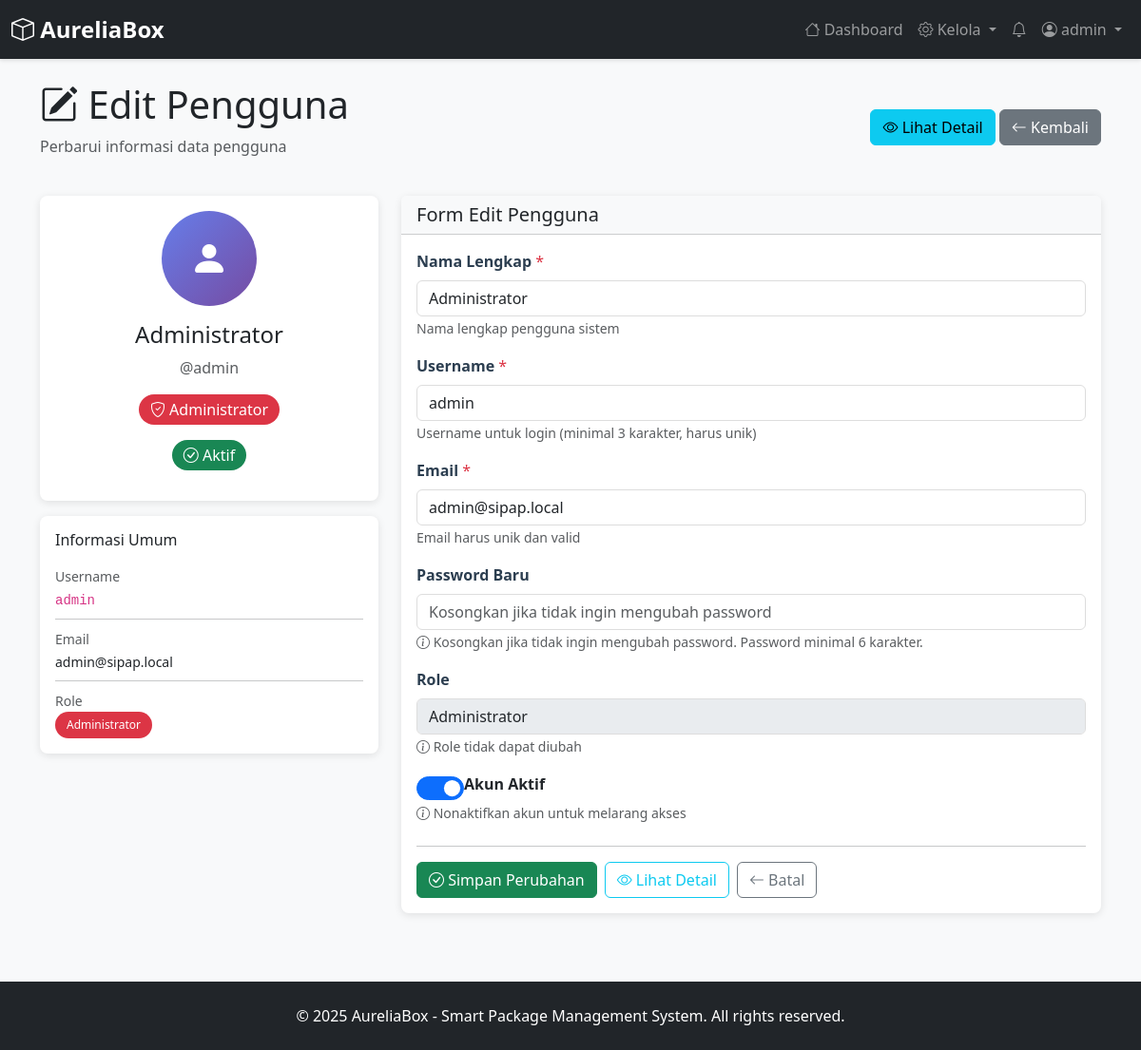
The app's page /admin/users_edit.php?id=1 (signed in) with its own data.
### tables this page shows
CREATE TABLE users (
    id INT PRIMARY KEY AUTO_INCREMENT,
    username VARCHAR(50) UNIQUE NOT NULL,
    email VARCHAR(100) UNIQUE NOT NULL,
    password VARCHAR(255) NOT NULL,
    role ENUM('admin', 'receptionist', 'resident') NOT NULL,
    nama_lengkap VARCHAR(100) NOT NULL,
    is_active TINYINT(1) DEFAULT 1,
    created_at TIMESTAMP DEFAULT CURRENT_TIMESTAMP,
    updated_at TIMESTAMP DEFAULT CURRENT_TIMESTAMP ON UPDATE CURRENT_TIMESTAMP,
    INDEX idx_username (username),
    INDEX idx_role (role)
);

### admin/users_edit.php (the view, shortened to what this page needs)
<?php
require_once __DIR__ . '/../config/database.php';
$id = isset($_GET['id']) ? intval($_GET['id']) : 0;
$query = "SELECT * FROM users WHERE id = ?";
$stmt = $conn->prepare($query);
$stmt->bind_param('i', $id);
$stmt->execute();
$result = $stmt->get_result();
$user = $result->fetch_assoc();
?>
<?php require_once __DIR__ . '/../includes/header.php'; ?>
<?php require_once __DIR__ . '/../includes/navbar.php'; ?>
<div class="container-fluid container-main py-4">
    <div class="container-lg">
        <div class="d-flex justify-content-between align-items-center mb-4">
            <div>
                <h1><i class="bi bi-pencil-square"></i> Edit Pengguna</h1>
                <p class="text-muted">Perbarui informasi data pengguna</p>
            </div>
            <div>
                <a href="users_read.php?id=<?php echo $user['id']; ?>" class="btn btn-info">
                    <i class="bi bi-eye"></i> Lihat Detail
                </a>
                <a href="users.php" class="btn btn-secondary">
                    <i class="bi bi-arrow-left"></i> Kembali
                </a>
            </div>
        </div>
        <div class="row">
            <div class="col-md-4 mb-4">
                <div class="card">
                    <div class="card-body text-center">
                        <div class="mb-3">
                            <div class="avatar-circle mx-auto mb-3" style="width: 100px; height: 100px; background: linear-gradient(135deg, #667eea 0%, #764ba2 100%); border-radius: 50%; display: flex; align-items: center; justify-content: center; color: white; font-size: 40px;">
                                <i class="bi bi-person-fill"></i>
                            </div>
                        </div>
                        <h4><?php echo htmlspecialchars($user['nama_lengkap']); ?></h4>
                        <p class="text-muted mb-3">@<?php echo htmlspecialchars($user['username']); ?></p>
                        <div class="mb-3">
                            <?php
                            $role_color = $user['role'] === 'admin' ? 'danger' : ($user['role'] === 'receptionist' ? 'warning' : 'primary');
                            $role_text = [
                                'admin' => 'Administrator',
                                'receptionist' => 'Receptionist',
                                'resident' => 'Resident'
                            ];
                            ?>
                            <span class="badge bg-<?php echo $role_color; ?> fs-6">
                                <i class="bi bi-shield-check"></i> <?php echo $role_text[$user['role']]; ?>
                            </span>
                        </div>
                        <div class="mb-3">
                            <?php if ($user['is_active']): ?>
                                <span class="badge bg-success fs-6">
                                    <i class="bi bi-check-circle"></i> Aktif
                                </span>
                            <?php else: ?>
                                <span class="badge bg-secondary fs-6">
                                    <i class="bi bi-x-circle"></i> Nonaktif
                                </span>
                            <?php endif; ?>
                        </div>
                    </div>
                </div>
                <div class="card mt-3">
                    <div class="card-body">
                        <h6 class="card-title mb-3">Informasi Umum</h6>
                        <div class="mb-2">
                            <small class="text-muted">Username</small>
                            <div><code><?php echo htmlspecialchars($user['username']); ?></code></div>
                        </div>
                        <hr class="my-2">
                        <div class="mb-2">
                            <small class="text-muted">Email</small>
                            <div><small><?php echo htmlspecialchars($user['email']); ?></small></div>
                        </div>
                        <hr class="my-2">
                        <div class="mb-0">
                            <small class="text-muted">Role</small>
                            <div>
                                <span class="badge bg-<?php echo $role_color; ?>">
                                    <?php echo $role_text[$user['role']]; ?>
                                </span>
                            </div>
                        </div>
                    </div>
                </div>
            </div>
            <div class="col-md-8">
                <div class="card">
                    <div class="card-header bg-light">
                        <h5 class="mb-0"><i class="bi bi-form-check"></i> Form Edit Pengguna</h5>
                    </div>
                    <div class="card-body">
                        <form method="POST" action="">
                            <div class="mb-3">
                                <label for="nama_lengkap" class="form-label">
                                    <strong>Nama Lengkap</strong> <span class="text-danger">*</span>
                                </label>
                                <input type="text" class="form-control" id="nama_lengkap" name="nama_lengkap"
                                       value="<?php echo htmlspecialchars($user['nama_lengkap']); ?>" required>
                                <small class="text-muted">Nama lengkap pengguna sistem</small>
                            </div>
                            <div class="mb-3">
                                <label for="username" class="form-label">
                                    <strong>Username</strong> <span class="text-danger">*</span>
                                </label>
                                <input type="text" class="form-control" id="username" name="username"
                                       value="<?php echo htmlspecialchars($user['username']); ?>" required
                                       minlength="3" placeholder="Username minimal 3 karakter">
                                <small class="text-muted">Username untuk login (minimal 3 karakter, harus unik)</small>
                            </div>
                            <div class="mb-3">
                                <label for="email" class="form-label">
                                    <strong>Email</strong> <span class="text-danger">*</span>
                                </label>
                                <input type="email" class="form-control" id="email" name="email"
                                       value="<?php echo htmlspecialchars($user['email']); ?>" required>
                                <small class="text-muted">Email harus unik dan valid</small>
                            </div>
                            <div class="mb-3">
                                <label for="password" class="form-label">
                                    <strong>Password Baru</strong>
                                </label>
                                <input type="password" class="form-control" id="password" name="password"
                                       minlength="6" placeholder="Kosongkan jika tidak ingin mengubah password">
                                <small class="text-muted">
                                    <i class="bi bi-info-circle"></i>
                                    Kosongkan jika tidak ingin mengubah password. Password minimal 6 karakter.
                                </small>
                            </div>
                            <div class="mb-3">
                                <label for="role" class="form-label">
                                    <strong>Role</strong>
                                </label>
                                <input type="text" class="form-control" id="role"
                                       value="<?php echo $role_text[$user['role']]; ?>" disabled>
                                <small class="text-muted"><i class="bi bi-info-circle"></i> Role tidak dapat diubah</small>
                            </div>
                            <div class="mb-4">
                                <div class="form-check form-switch">
                                    <input class="form-check-input" type="checkbox" id="is_active" name="is_active"
                                           <?php echo $user['is_active'] ? 'checked' : ''; ?> style="width: 50px; height: 25px; cursor: pointer;">
                                    <label class="form-check-label" for="is_active">
                                        <strong>Akun Aktif</strong>
                                    </label>
                                </div>
                                <small class="text-muted d-block mt-2">
                                    <i class="bi bi-info-circle"></i> Nonaktifkan akun untuk melarang akses
                                </small>
                            </div>
                            <hr>
                            <div class="d-flex gap-2">
                                <button type="submit" class="btn btn-success">
                                    <i class="bi bi-check-circle"></i> Simpan Perubahan
                                </button>
                                <a href="users_read.php?id=<?php echo $user['id']; ?>" class="btn btn-outline-info">
                                    <i class="bi bi-eye"></i> Lihat Detail
                                </a>
                                <a href="users.php" class="btn btn-outline-secondary">
                                    <i class="bi bi-arrow-left"></i> Batal
                                </a>
                            </div>
                        </form>
                    </div>
                </div>
            </div>
        </div>
    </div>
</div>
<?php require_once __DIR__ . '/../includes/footer.php'; ?>

### assets/css/style.css (style rules this page uses)
:root { --primary-color: #2c3e50; --secondary-color: #27ae60; --danger-color: #e74c3c; --warning-color: #f39c12; --info-color: #3498db; }
body { background-color: #f8f9fa; font-family: 'Segoe UI', Tahoma, Geneva, Verdana, sans-serif; }
.card { border: none; border-radius: 8px; box-shadow: 0 2px 8px rgba(0,0,0,0.1); transition: transform 0.3s ease, box-shadow 0.3s ease; }
.btn { border-radius: 6px; font-weight: 500; }
.badge { padding: 0.5rem 0.75rem; border-radius: 20px; font-weight: 500; }
.form-control, .form-select { border-radius: 6px; border: 1px solid #ddd; }
.container-main { min-height: calc(100vh - 200px); }
.form-label { font-weight: 500; color: #2c3e50; margin-bottom: 0.5rem; display: block; }
.form-control, .form-select { transition: border-color 0.3s ease, box-shadow 0.3s ease; }

### records on screen
users: nama_lengkap "Administrator", username "admin", role "Administrator", email "admin@sipap.local", is_active "☑"

### other values on screen
$_SESSION['username'] "admin"
